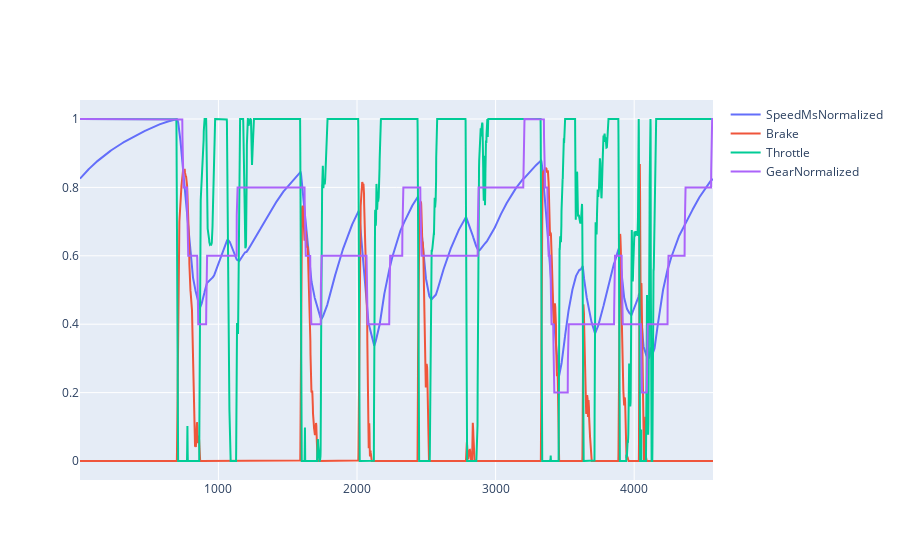

Here is the notebook cell this chart was saved with:
### Code cell
def lap_fig(df):
    fig = go.Figure()

    fig.add_scatter(
        x=df["DistanceRoundTrack"],
        y=df["SpeedMsNormalized"],
        marker=dict(size=2),
        name="SpeedMsNormalized",
    )

    fig.add_scatter(
        x=df["DistanceRoundTrack"],
        y=df["Brake"],
        marker=dict(size=1),
        name="Brake",
    )

    fig.add_scatter(
        x=df["DistanceRoundTrack"],
        y=df["Throttle"],
        marker=dict(size=1),
        name="Throttle",
    )

    fig.add_scatter(
        x=df["DistanceRoundTrack"],
        y=df["GearNormalized"],
        marker=dict(size=1),
        name="GearNormalized",
    )
    return fig


lap_fig(df).show()

### Figure 1 — Plotly figure (JSON) as saved in the notebook; plotly's stock layout.template omitted (floating-point values rounded to 4 significant figures; data arrays with more than 128 entries replaced by an {"elided": "..."} marker saying what was removed)
{"data": [{"marker": {"size": 2}, "name": "SpeedMsNormalized", "type": "scatter", "x": {"elided": "4568 float values"}, "y": {"elided": "4568 float values"}}, {"marker": {"size": 1}, "name": "Brake", "type": "scatter", "x": {"elided": "4568 float values"}, "y": {"elided": "4568 float values"}}, {"marker": {"size": 1}, "name": "Throttle", "type": "scatter", "x": {"elided": "4568 float values"}, "y": {"elided": "4568 float values"}}, {"marker": {"size": 1}, "name": "GearNormalized", "type": "scatter", "x": {"elided": "4568 float values"}, "y": {"elided": "4568 float values"}}], "layout": {}}
